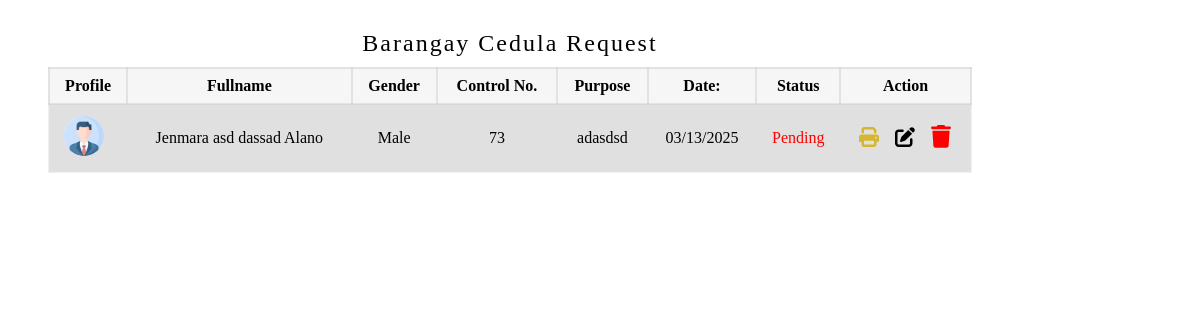
The page /administrator/admin_panel/certificate_folder/cedula.php on the database its author committed.
### tables this page shows
CREATE TABLE `barangay_request` (
  `firstname` varchar(200) NOT NULL,
  `middlename` varchar(200) NOT NULL,
  `lastname` varchar(200) NOT NULL,
  `age` int(200) NOT NULL,
  `request_document` varchar(200) NOT NULL,
  `house_number` varchar(200) NOT NULL,
  `sitio_pook` varchar(200) NOT NULL,
  `birthday` date NOT NULL,
  `place_of_birth` varchar(200) NOT NULL,
  `contact_no` varchar(200) NOT NULL,
  `contact_person` varchar(200) NOT NULL,
  `contact_no_contact_person` varchar(200) NOT NULL,
  `live_since_year` varchar(200) NOT NULL,
  `purpose` varchar(200) NOT NULL,
  `status` int(200) NOT NULL,
  `gender` varchar(200) NOT NULL,
  `date_request` date NOT NULL,
  `profile` varchar(200) NOT NULL,
  `user_id` int(11) NOT NULL,
  `id` int(11) NOT NULL
);

### administrator/admin_panel/certificate_folder/cedula.php (the view, shortened to what this page needs)
<!DOCTYPE html>
<html lang="en">
<head>
    <link rel="stylesheet" href="/BIS/administrator/admin_panel/certificate_folder/table_doc.css">
</head>
<body>
<?php require("../../../database/conn_db.php");
                $sql = "SELECT DISTINCT * FROM barangay_request WHERE request_document = 'Barangay Cedula' ORDER BY id DESC LIMIT 12";
                $result = $conn->query($sql);
                if ($result->num_rows > 0) {?>
                  <div id = "searchresult">
                <table>
                        <caption>Barangay Cedula Request</caption>
                        <tr>
                            <th>Profile</th>
                            <th>Fullname</th>
                            <th>Gender</th>
                            <th>Control No.</th>
                            <th>Purpose</th>
                            <th>Date:</th>
                            <th>Status</th>
                            <th>Action</th>
                        </tr>
                        <?php
                             while($row = $result->fetch_assoc()) {
                                $id = $row['id'];
                                $firstname = $row["firstname"];
                                $lastname = $row["lastname"];
                                $middlename = $row["middlename"];
                                $purpose = $row["purpose"];
                                $gender = $row["gender"];
                                $profile = $row["profile"];
                                $date_request = $row["date_request"];
                                ?>
                                 <tr class = "table_hover">
                                 <td class = "img"><img src="/BIS/asset/image/user_profile/<?php echo $profile; ?>" alt="" width = 500/></td>
                                    <td><?php echo $firstname ." ". $middlename ." ". $lastname; ?></td>
                                    <td><?php echo $gender; ?></td>
                                    <td><?php echo $id; ?></td>
                                    <td><?php echo $purpose; ?></td>
                                    <td><?php echo  date('m/d/Y',strtotime($date_request));?></td>
                                    <td  style = 'color:blue;'>
                                        <?php
                                            $satus_document =  $row['status'] ;
                                            if ($satus_document == 0){
                                                echo "<p style = 'color:#00572060;'>No data</p>";
                                            }
                                            else if ($satus_document == 1){
                                                echo "<p style = 'color:red;'>Pending</p>";
                                            }
                                        ?>
                                    </td>
                                    <td>
                                        <div id="form_up_del_official">
                                            <button  id = "barangay_print" class = "print_btn" data-id= <?php echo $row ["id"] ?> ></button>
                                            <button id = "edit_list" class = "edit_btn_manage" data-id= <?php echo $row ["id"] ?>></button>
                                            <button id = "delete_official_btn" class = "delete_btn_id" data-id= <?php echo $row ["id"] ?>></button>
                                        </div>
                                        </td>
                                </tr>
                                <?php
                            }
                        ?>
                </table>
                        </div>
                <?php
                }
                ?>
                            <?php include("print.php");?>
                        <?php include("update_req_list.php");?>
                        <?php include("add_request.php");?>
</body>
</html>

### administrator/admin_panel/certificate_folder/table_doc.css (style rules this page uses)
table { border: 2px solid rgba(228, 228, 228, 0.39); margin-left:40px; margin-top: 20px; background-color: rgba(226, 226, 226, 0.322); width: 77vw; border-collapse: collapse; transition: all 0.5s ease; border-radius:4px; font-family: "sub_text"; text-align: center; color: var(--1st-text-color); overflow-x: scroll; }
table .img img { height: 40px; width: 40px; border-radius: 20px; border: 1px solid var(--btn-color); margin-left: -10px; }
table td { padding: 8px; }
table th { border: 2px solid rgba(211, 211, 211, 0.562); padding: 8px; }
table tr:nth-child(even) { background-color: #a7a5a548; }
caption { font-size: 2vw; letter-spacing: 2px; background-color: var(--2nd-bg-color); padding-bottom: 10px; padding-top: 10px; color: var(--bg-color); border-radius: 4px; }
#delete_official_btn { color: rgba(255, 0, 0, 0.342); }
#form_up_del_official { display: flex; justify-content:space-evenly ; align-items: center; }
#edit_list { color: var(--bg-color); cursor: pointer; padding: 3px 5px 3px 5px; background-color: transparent; border-radius: 4px; font-size: 0.9rem; outline: none; border: none; }
#edit_list svg { width: 20px; fill: var(--other-color); }
#barangay_print { color: var(--bg-color); cursor: pointer; padding: 3px 5px 3px 5px; background-color: transparent; border-radius: 4px; font-size: 0.9rem; outline: none; border: none; }
#barangay_print svg { width: 20px; fill: #d4b62f; }
#delete_official_btn { color: var(--bg-color); cursor: pointer; padding: 3px 5px 3px 5px; background-color: transparent; border-radius: 4px; border: 1px solid rgb(197, 197, 197); outline: none; border: none; font-size: 0.9rem; }
#delete_official_btn svg { width: 20px; fill: red; }

### rows shown on the page
barangay_request: profile (picture), firstname "Jenmara asd", middlename "dassad", lastname "Alano", gender "Male", id "73", purpose "adasdsd", date_request "03/13/2025", status "Pending"
